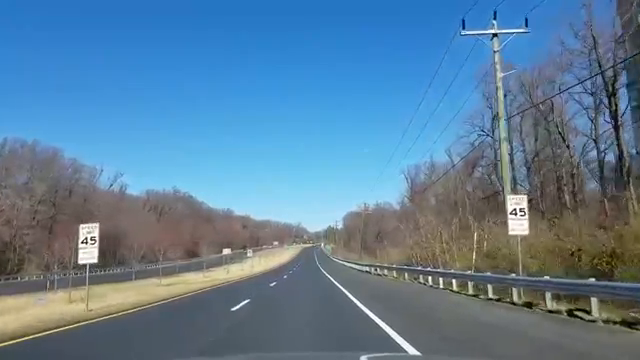
#> input picture frame 89 of OPENCV LANE DETECTION/inputs/videos/road2.mp4, 640 x 360 px, given in place of challenge2.mp4, which was not available
$ python turn_detection_main.py inputs/bv.jpg   (older library calls are emulated)
#> lines starting #> are read from the running program, lines starting #| are printed output that depends on the picture; after the words box and inside, x2 and y2 are one past the last pixel; in counts of white or black regions, pixels touching at a corner belong together; pictures that were not available may be replaced by others from this repository, and a replacement may not be noted
### OPENCV LANE DETECTION/turn_detection.py
import cv2
import numpy as np
import random
import time
import matplotlib.pyplot as plt
# from skimage.morphology import skeletonize
# from skimage import filters
# from numba import jit'
from bezier_mine import bezier_coordinates
import PIL
# [7 lines left out: function white_mask, not called in this run]

def left_lane_kernel(image):
    kernel=[[0,-1,1],[0,-1,1],[0,-1,1]]
    kernel=np.array(kernel)
    kernel=kernel/2
    kernel=np.array(kernel)
    # print(kernel)
    img = cv2.filter2D(image, 0, kernel)
    return img
# [27 lines left out: function polynom, not called in this run]

def right_lane_kernel(image):
    kernel=[[1,-1,0],[1,-2,0],[1,-1,0]]
    kernel=np.array(kernel)
    kernel=kernel/2
    kernel=np.array(kernel)
    img = cv2.filter2D(image, 0, kernel)
    return img
# [20 lines left out: functions resize, predict, not called in this run]


def lane_separation(mask):
    right_lane=right_lane_kernel(mask)
    retval,right_lane = cv2.threshold(right_lane, 100, 255, cv2.THRESH_BINARY)

    left_lane=left_lane_kernel(mask)
    retval,left_lane = cv2.threshold(left_lane, 100, 255, cv2.THRESH_BINARY)
    indices = np.where(right_lane==255)
    coordinates_right = np.dstack((indices[0],indices[1]))

    # print(len(coordinates[0]))
    indices = np.where(left_lane==255)
    coordinates_left = np.dstack((indices[0],indices[1]))
    bezier_coordinates(coordinates_left,coordinates_right,left_lane,10)

    # print(coordinates_left)
    return left_lane,right_lane,coordinates_left,coordinates_right

def predict_ext_right(coordinates):
    bottom_point=np.zeros(2)
    top_point=np.zeros(2)
    top=min(coordinates[:,1])
    bot=max(coordinates[:,1])
    # print()
    for i in range(len(coordinates)):
        if coordinates[i][1]==top:
            if top_point[1]==0:
                top_point=coordinates[i]
            else:
                if coordinates[i][0]>top_point[0]:
                    top_point=coordinates[i]

        if coordinates[i][1]==bot:
            if top_point[1]==0:
                bottom_point=coordinates[i]
            else:
                if coordinates[i][0]>bottom_point[0]:
                    bottom_point=coordinates[i]

    return bottom_point,top_point

def predict_ext_left(coordinates):
    bottom_point=np.zeros(2)
    top_point=np.zeros(2)
    x=min(coordinates[:,1])
    y=max(coordinates[:,1])
    # print()
    for i in range(len(coordinates)):
        if coordinates[i][1]==x:
            if top_point[1]==0:
                top_point=coordinates[i]
            else:
                if coordinates[i][0]<top_point[0]:
                    top_point=coordinates[i]

        if coordinates[i][1]==y:
            if top_point[1]==0:
                bottom_point=coordinates[i]
            else:
                if coordinates[i][0]<bottom_point[0]:
                    bottom_point=coordinates[i]

    return bottom_point,top_point

# [47 lines left out: function floodfill, not called in this run]


# [30 lines of commented-out code are left out]

### OPENCV LANE DETECTION/bezier_mine.py
import cv2
import numpy as np
import matplotlib.path as mpath
import matplotlib.patches as mpatches
import matplotlib.pyplot as plt
import matplotlib
from scipy.linalg import pascal

def bezier_coordinates(coordinates_left, coordinates_right, img,num_points):
    coordinates_left=coordinates_left[0]
    n_left=len(coordinates_left)
    left_bez_coord=[]
    for i in range(num_points):
        # print(int(n_left/6))
        left_bez_coord.append(np.flip(coordinates_left[i*int(n_left/num_points)],axis=-1))

    coordinates_right=coordinates_right[0]
    n_right=len(coordinates_right)
    right_bez_coord=[]
    for i in range(num_points):
        right_bez_coord.append(np.flip(coordinates_right[i*int(n_right/num_points)],axis=-1))
    bezier_plot(left_bez_coord,right_bez_coord,img,20)
    # print(right_bez_coord)
def bezier_plot(coordinate_left,coordinate_right,img,points):
    # LEFT
    h, w = img.shape
    n=len(coordinate_left)
    pascal_coord=pascal(n,kind='lower')[-1]
    t=np.linspace(0,1,points)
    p_x_left=np.zeros(points)
    p_y_left=np.zeros(points)
    p_x_right=np.zeros(points)
    p_y_right=np.zeros(points)
    # print(coordinate_left)
    for i in range(n):
        k=(t**(n-1-i))
        l=(1-t)**i
        p_x_left+=np.multiply(l,k)*pascal_coord[i]*coordinate_left[n-1-i][0]
        p_y_left+=np.multiply(l,k)*pascal_coord[i]*coordinate_left[n-1-i][1]
        p_x_right+=np.multiply(l,k)*pascal_coord[i]*coordinate_right[n-1-i][0]
        p_y_right+=np.multiply(l,k)*pascal_coord[i]*coordinate_right[n-1-i][1]

    mask=np.zeros((h,w))
    # print(p_x_left,p_y_left)
    for i in range(len(p_x_left)-1):
        mask=cv2.line(mask,(int(p_x_left[i]),int(p_y_left[i])),(int(p_x_left[i+1]),int(p_y_left[i+1])),(255,255,255))

    for i in range(len(p_x_right)-1):
        mask=cv2.line(mask,(int(p_x_right[i]),int(p_y_right[i])),(int(p_x_right[i+1]),int(p_y_right[i+1])),(255,255,255))

    cv2.imshow("mkas",mask)
    # [16 lines of commented-out code are left out]

### OPENCV LANE DETECTION/turn_detection_main.py
## PV, DNE
import numpy as np
import cv2
from matplotlib import pyplot as plt
import glob
import math
import time
import random
from scipy.spatial import distance
import sys
from turn_detection import lane_separation,predict_ext_right,predict_ext_left

seedPoints = []
# [20 lines left out: function kmeans_color_quantization, not called in this run]

def stackAndShow(a, b, name,  wait = False):
    horiz = np.vstack((a, b))
    cv2.imshow(name, horiz)
    if wait:
        return cv2.waitKey(0)


def floodfillCustomSeed(img, orig, seed, color = (255,255,255), val = 1):
    loDiff=(val, val, val, val)
    upDiff=(val, val, val, val)
    floodflags = 4
    floodflags |= cv2.FLOODFILL_MASK_ONLY
    floodflags |= (255 << 8)
    h, w, _ = img.shape
    mask = np.zeros((h+2,w+2),np.uint8)
    cv2.floodFill(img, mask, seedPoint=seed, newVal=color, loDiff=loDiff, upDiff=upDiff, flags = floodflags)
    cv2.circle(orig, seed, 2, (0, 255, 0), cv2.FILLED, cv2.LINE_AA)
    return img, orig, mask

heightStart = 50
# globalMean =  np.array([0,0,0])
nFrames = 1
def floodFill(img, prevframe):
    global seedPoints, globalMean, nFrames
    height, width, _ = img.shape
    orig = img.copy()
    # [5 lines of commented-out code are left out]
    mask = np.zeros((height+2,width+2),np.uint8)
    variationMax = 50
    for x in range(-100, 100, 30):
        # [4 lines of commented-out code are left out]
        img, orig, tempMask = floodfillCustomSeed(img, orig, ((int(width/2) - x, height - heightStart - int(abs(x)/10))))
        mask += tempMask
    kernel = np.ones((5,5),np.uint8)
    mask[mask!=0] = 255

    t = cv2.erode(mask,kernel,iterations = 1)
    t = cv2.dilate(t,kernel,iterations = 1)

    # cv2.imshow('earlymask', mask2)

    # print(mean,np.mean(image_masked), np.var(image_masked[0]))
    # print(mean)
    if len(seedPoints) != 0:
        for x in seedPoints:
            pixel = np.array(img[seedPoints[0][::-1]])
            dist = ((pixel[0] - globalMean[0])**2 + (pixel[1] - globalMean[1])**2 + (pixel[2] - globalMean[2])**2)**(0.5)
            if dist > variationMax:
                break


            # print(img.shape)

            img, orig, tempMask = floodfillCustomSeed(img, orig, x)
            mask += tempMask


        startx = seedPoints[0][0]
        endx = int(width/2)
        starty = seedPoints[0][1]
        endy =  height - heightStart
        dist = 10


        theta = math.atan2((endy - starty),(endx - startx))
        delx = dist*math.cos(theta)
        dely = dist*math.sin(theta)


        totdist = math.sqrt((endy - starty)**2 + (endx - startx)**2)
        for i in range(0, int(totdist/dist)):

            coorda = int(min(startx + delx*i, width- 2))
            coordb =int( min(starty + dely*i, height - 2))

            coord = (coorda, coordb)
            # print(coord)
            # print(coord, slope, x, img.shape)
            pixel = img[coord[::-1]]
            dist = ((pixel[0] - globalMean[0])**2 + (pixel[1] - globalMean[1])**2 + (pixel[2] - globalMean[2])**2)**(0.5)
            if dist > variationMax:
                continue
            img, orig, tempMask = floodfillCustomSeed(img, orig, coord)
            mask += tempMask


    # [5 lines of commented-out code are left out]
    mask[mask!=0] = 255
    tempmask = mask[0:height, 0:width]
    mean = cv2.mean(img, tempmask)[0:3]
    mean = np.array([int(mean[0]), int(mean[1]), int(mean[2])])
    globalMean *= nFrames
    globalMean += mean
    nFrames += 1
    globalMean = np.array([int(globalMean[0]/nFrames), int(globalMean[1]/nFrames), int(globalMean[2]/nFrames) ])
    if nFrames >= 200:
        nFrames = 10
    # print(globalMean)
    max_dist = 50

    colors = np.array([globalMean])
    dist = distance.cdist(colors, prevframe.reshape(-1, 3), 'euclidean')
    maska = np.any(dist <= max_dist, axis=0).reshape(prevframe.shape[0], prevframe.shape[1])
    prevframe = np.repeat(maska[..., None], 3, axis=2) * prevframe
    gray = cv2.cvtColor(prevframe, cv2.COLOR_BGR2GRAY)


    # t = cv2.blur(gray, (5,5))
    t = cv2.erode(gray,kernel,iterations = 1)
    t = cv2.dilate(t,kernel,iterations = 1)

    ret, t1 = cv2.threshold(t, 1, 255, cv2.THRESH_BINARY)
    t = cv2.cvtColor(t1, cv2.COLOR_GRAY2RGB)
    # [15 lines of commented-out code are left out]

    return img, orig, mask
def direction(thresh):
    try:
        mask=thresh
        mask=cv2.erode(mask,(55,55),0)
        left_lane,right_lane,coordinates_left,coordinates_right=lane_separation(mask)

        bot_right,top_right=predict_ext_right(coordinates_right[0])
        top_left,bot_left=predict_ext_left(coordinates_left[0])

        bot_middle=(max(bot_left[0],bot_right[0]),int((bot_left[1]+bot_right[1])/2))
        top_middle=(min(top_left[0],top_right[0]),int((top_left[1]+top_right[1])/2))

        if(top_middle[1]-bot_middle[1]<0):
            cv2.putText(mask,"LEFT",(10,30),cv2.FONT_HERSHEY_COMPLEX,0.5,(255,255,255),1,cv2.LINE_AA)
        elif(top_middle[1]-bot_middle[1]>0):
            cv2.putText(mask,"RIGHT",(10,30),cv2.FONT_HERSHEY_COMPLEX,0.5,(255,255,255),1,cv2.LINE_AA)
        else:
            cv2.putText(mask,"CENTER",(10,30),cv2.FONT_HERSHEY_COMPLEX,0.5,(255,255,255),1,cv2.LINE_AA)
        if(bot_middle[1]-mask.shape[1]/2<0):
            cv2.putText(mask,"LEFT OFFSET",(10,50),cv2.FONT_HERSHEY_COMPLEX,0.5,(255,255,255),1,cv2.LINE_AA)
        elif(bot_middle[1]-mask.shape[1]/2>0):
            cv2.putText(mask,"RIGHT OFFSET",(10,50),cv2.FONT_HERSHEY_COMPLEX,0.5,(255,255,255),1,cv2.LINE_AA)
        else:
            cv2.putText(mask,"ALIGNED",(10,50),cv2.FONT_HERSHEY_COMPLEX,0.5,(255,255,255),1,cv2.LINE_AA)

        mask=cv2.cvtColor(mask,cv2.COLOR_GRAY2BGR)
        cv2.circle(mask, (bot_right[1],bot_right[0]), 5, (255, 255, 0), cv2.FILLED, cv2.LINE_AA)
        cv2.circle(mask, (top_right[1],top_right[0]), 5, (0, 255, 255), cv2.FILLED, cv2.LINE_AA)
        cv2.circle(mask, (top_left[1],top_left[0]), 5, (0, 255, 255), cv2.FILLED, cv2.LINE_AA)
        cv2.circle(mask, (bot_left[1],bot_left[0]), 5, (255, 255, 0), cv2.FILLED, cv2.LINE_AA)
        cv2.circle(mask, (bot_middle[1],bot_middle[0]), 5, (255, 0, 0), cv2.FILLED, cv2.LINE_AA)
        cv2.circle(mask, (top_middle[1],top_middle[0]), 5, (255, 0, 0), cv2.FILLED, cv2.LINE_AA)
        cv2.imshow("mask",mask)
        cv2.imshow("left_lane",left_lane)
        cv2.imshow("right_lane",right_lane)
        return mask
    except:
        return mask
def closest_node(node, nodes):
    closest_index = distance.cdist([node], nodes).argmin()
    return nodes[closest_index]


def grabCut(path = None, video = False, img = None, prevImg = None):
    global seedPoints
    start = time.time()
    h, w, _ = img.shape
    if not video:
        img = cv2.imread(path)
        img = cv2.resize(img, (0, 0), None, 2, 2)
        orig = img.copy()
    else:
        # [4 lines of commented-out code are left out]
        init = prevImg.copy()

    # [4 lines of commented-out code are left out]
    img, orig , mask= floodFill(img, prevImg)

    # gray = cv2.cvtColor(img, cv2.COLOR_BGR2GRAY) # convert to grayscale

    # blur = cv2.blur(gray, (3, 3)) # blur the image
    # # cv2.imshow('flood', blur)
    # ret, thresh = cv2.threshold(blur, 250, 255, cv2.THRESH_BINARY)

    kernel = np.ones((5,5),np.uint8)
    thresh = cv2.dilate(mask,kernel,iterations = 20)
    thresh = cv2.erode(thresh,kernel,iterations = 20)

    thresh = cv2.GaussianBlur(thresh,(21,21),0)
    ret, thresh = cv2.threshold(thresh, 100, 255, cv2.THRESH_BINARY)
    # cv2.imshow('thresh', thresh)


    contours, hierarchy = cv2.findContours(thresh, cv2.RETR_TREE, cv2.CHAIN_APPROX_SIMPLE)
    for cnt in contours:

        # [7 lines of commented-out code are left out]
        center = (int(w/2), int(h/2))
        # print(cnt.shape)
        # extTop = closest_node(center, cnt)
        # print(cv2.contourArea(cnt))
        extTop = tuple(cnt[cnt[:, :, 1].argmin()][0])
        extTop = (min(extTop[0], w - 1), min(extTop[1] -1, h-1))
        if extTop[0] < 0 or extTop[1] < 0:
            # print(extTop)
            extTop = (0,0)
        # print(extTop)
        seedPoints = [ extTop]
        # [8 lines of commented-out code are left out]
    direction_mask=direction(thresh)
    cv2.imshow("direction",direction_mask)
    threshThreeChannel = cv2.cvtColor(thresh, cv2.COLOR_GRAY2RGB)[0:h, 0:w]
    # print(drawing.shape)
    # drawing = drawing[0:h, 0:w]
    # drawing = cv2.cvtColor(drawing, cv2.COLOR_GRAY2RGB)
    if not video:
        init = orig


    if init is None:
        drawing = init
    else:
        drawing = cv2.addWeighted(threshThreeChannel, 1, init, 1, 0)


    # print(time.time() - start)
    return stackAndShow(orig, drawing, 'window', wait = not video)


def executeVideo():
    global globalMean
    fps = 30
    startTime = time.time()
    # for path in sorted(glob.glob('inputs/videos/*.mp4'), reverse=True):
    # path = 'inputs/videos/' + sys.argv[1]
    path="challenge2.mp4"
    print(path)
    cap = cv2.VideoCapture(path)
    ret, frame = cap.read()
#> frame is the input picture: shape (360, 640, 3); mean B, G, R 152.9, 126.5, 92.3
    # frame=cv2.flip(frame,1)
    globalMean = np.array(cv2.mean(frame)[0:3]).astype(np.int)
#> globalMean = [152, 126, 92]
    if sys.argv[1] == 'road.mp4':
        rollAvg = np.float32(cv2.resize(frame, (0, 0), None, 0.5, 0.5))
    else:
        rollAvg = np.float32(frame)

    while(cap.isOpened()):
        ret, frame = cap.read()
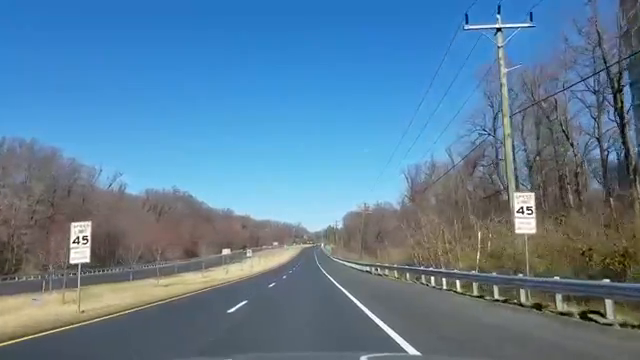
#> input picture frame 90 of OPENCV LANE DETECTION/inputs/videos/road2.mp4, 640 x 360 px, given in place of challenge2.mp4, which was not available
#> frame is the input picture: shape (360, 640, 3); mean B, G, R 153.1, 126.6, 92.5
        # frame=cv2.flip(frame,1)
        while time.time() - startTime < 1/fps:
            True
        startTime = time.time()
        if not ret:
            break
        if sys.argv[1] == 'road.mp4':
            frame = cv2.resize(frame, (0, 0), None, 0.5, 0.5)
        cv2.imshow('avg1',frame)
        # [5 lines of commented-out code are left out]

        cv2.accumulateWeighted(frame,rollAvg,0.1)
        result = cv2.convertScaleAbs(rollAvg)
        grabCut(img = result,  video = True, prevImg = frame)
#> in floodFill, `mask[mask!=0] = 255`:
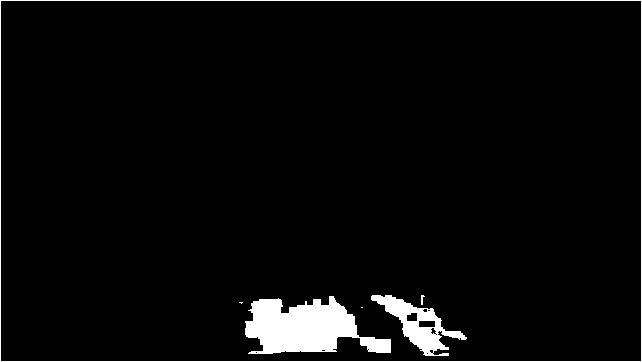
#> mask: shape (362, 642); 3.9% white; 6 white regions (2 under 20 px), largest, box (x1, y1, x2, y2) and area: (245, 296, 391, 354) 5167, (0, 0, 642, 362) 2004, (371, 295, 467, 356) 1959, (421, 295, 425, 305) 23
#> in floodFill, `tempmask = mask[0:height, 0:width]`:
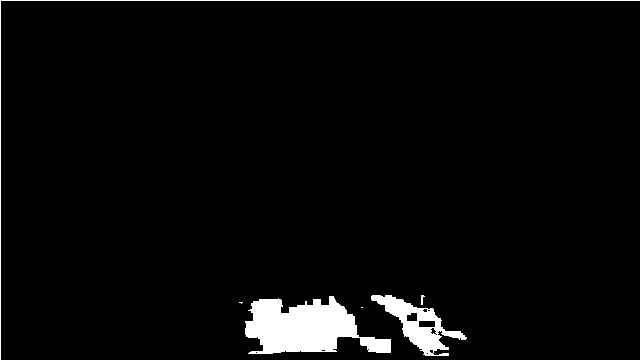
#> tempmask: shape (360, 640); 3.5% white; 6 white regions (2 under 20 px), largest, box (x1, y1, x2, y2) and area: (245, 296, 391, 354) 5167, (371, 295, 467, 356) 1959, (0, 0, 640, 360) 999, (421, 295, 425, 305) 23
#> in floodFill, `mean = cv2.mean(img, tempmask)[0:3]`: mean = (115.3, 101, 85.27)
#> in floodFill, `mean = np.array([int(mean[0]), int(mean[1]), int(mean[2])])`: mean = [115, 101, 85]
#> in floodFill, `globalMean += mean`: globalMean = [267, 227, 177]
#> in floodFill, `globalMean = np.array([int(globalMean[0]/nFrames), int(globalMean[1]/n..`: globalMean = [133, 113, 88]
#> in floodFill, `colors = np.array([globalMean])`: colors = [[133, 113, 88]]
#> in grabCut, `ret, thresh = cv2.threshold(thresh, 100, 255, cv2.THRESH_BINARY)`:
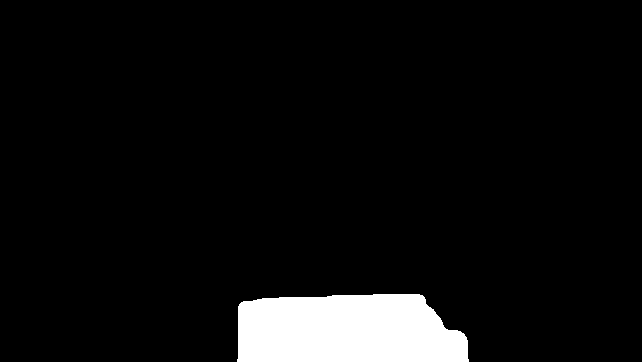
#> thresh: shape (362, 642); 6% white; 1 white region
#> in grabCut, `contours, hierarchy = cv2.findContours(thresh, cv2.RETR_TREE, cv2.CHAI..`: contours = 1 contour; box (x1, y1, x2, y2) and area: (237, 294, 469, 362) 13699
#> the loop in grabCut, `for cnt in contours:  # perimeter = cv2.arcLength(cnt,True) # epsilon ..` made 1 pass
#> in lane_separation, `retval,left_lane = cv2.threshold(left_lane, 100, 255, cv2.THRESH_BINARY)`:
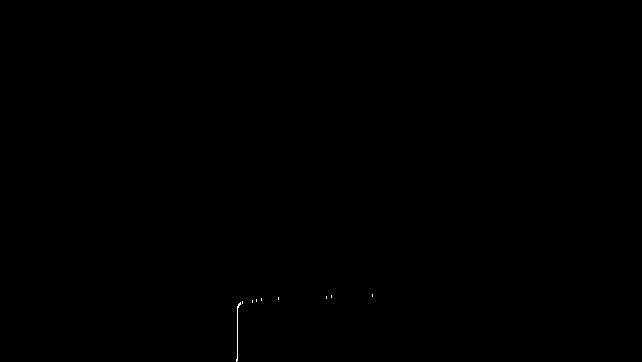
#> left_lane: shape (362, 642); 0.04% white in thin lines or dots, all inside (x1, y1, x2, y2) = (236, 294, 373, 362)
#> in lane_separation, `indices = np.where(right_lane==255)`: indices = 100 positions, rows 294 to 361, columns 420 to 469
#> in lane_separation, `coordinates_right = np.dstack((indices[0],indices[1]))`: coordinates_right = 100 pairs, first value 294 to 361, second value 420 to 469
#> in lane_separation, `indices = np.where(left_lane==255)`: indices = 92 positions, rows 294 to 361, columns 236 to 372
#> in lane_separation, `coordinates_left = np.dstack((indices[0],indices[1]))`: coordinates_left = 92 pairs, first value 294 to 361, second value 236 to 372
#> in bezier_coordinates, `n_left=len(coordinates_left)`: n_left = 92
#> after the loop in bezier_coordinates, `for i in range(num_points):`: left_bez_coord = [[372, 294], [261, 298], [242, 301], [238, 304], [237, 308], [237, 317], [237, 326], [237, 335], [237, 344], [237, 353]]
#> in bezier_coordinates, `n_right=len(coordinates_right)`: n_right = 100
#> after the loop in bezier_coordinates, `for i in range(num_points):`: right_bez_coord = [[420, 294], [426, 300], [429, 307], [436, 312], [440, 318], [443, 325], [458, 330], [465, 336], [468, 343], [468, 353]]
#> in bezier_plot, `n=len(coordinate_left)`: n = 10
#> in bezier_plot, `pascal_coord=pascal(n,kind='lower')[-1]`: pascal_coord = [1, 9, 36, 84, 126, 126, 84, 36, 9, 1]
#> in bezier_plot, `t=np.linspace(0,1,points)`: t = 20 values from 0 to 1
#> in bezier_plot, `p_x_left=np.zeros(points)`: p_x_left = 20 values from 0 to 0
#> after the loop in bezier_plot, `for i in range(n):`: p_x_left = 20 values, max 372 at index 0, min 237 at index 19, mean 256.3; p_x_right = 20 values from 420 to 468; p_y_left = 20 values from 294 to 353
#> the loop in bezier_plot, `for i in range(len(p_x_left)-1):` made 19 passes
#> the loop in bezier_plot, `for i in range(len(p_x_right)-1):` made 19 passes
#> after the loop in bezier_plot, `for i in range(len(p_x_right)-1):`:
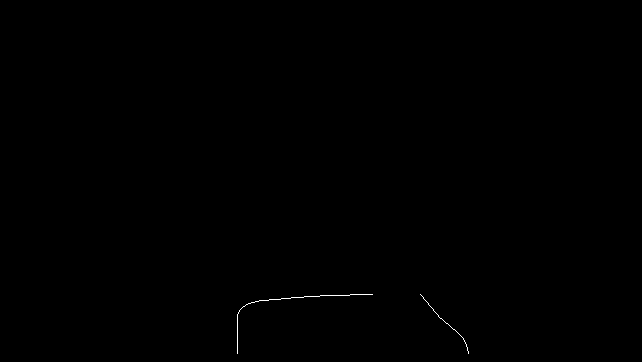
#> mask: shape (362, 642) float64; 0.1% white in thin lines or dots, all inside (x1, y1, x2, y2) = (237, 294, 469, 354)
#> in predict_ext_right, `bottom_point=np.zeros(2)`: bottom_point = [0, 0]
#> in predict_ext_right, `top=min(coordinates[:,1])`: top = 420
#> in predict_ext_right, `bot=max(coordinates[:,1])`: bot = 469
#> the loop in predict_ext_right, `for i in range(len(coordinates)):` made 100 passes
#> bottom_point on passes 98 to 100: [359, 469], [360, 469], [361, 469]
#> in direction, `bot_right,top_right=predict_ext_right(coordinates_right[0])`: bot_right = [361, 469]; top_right = [295, 420]
#> in predict_ext_left, `bottom_point=np.zeros(2)`: bottom_point = [0, 0]
#> in predict_ext_left, `x=min(coordinates[:,1])`: x = 236
#> in predict_ext_left, `y=max(coordinates[:,1])`: y = 372
#> the loop in predict_ext_left, `for i in range(len(coordinates)):` made 92 passes
#> bottom_point on passes 1, 3, 6: [294, 372], [295, 372], [296, 372]
#> in direction, `top_left,bot_left=predict_ext_left(coordinates_left[0])`: top_left = [296, 372]; bot_left = [359, 236]
#> in direction, `bot_middle=(max(bot_left[0],bot_right[0]),int((bot_left[1]+bot_right[1..`: bot_middle = (361, 352)
#> in direction, `top_middle=(min(top_left[0],top_right[0]),int((top_left[1]+top_right[1..`: top_middle = (295, 396)
#> in direction, `cv2.circle(mask, (bot_left[1],bot_left[0]), 5, (255, 255, 0), cv2.FILL..`:
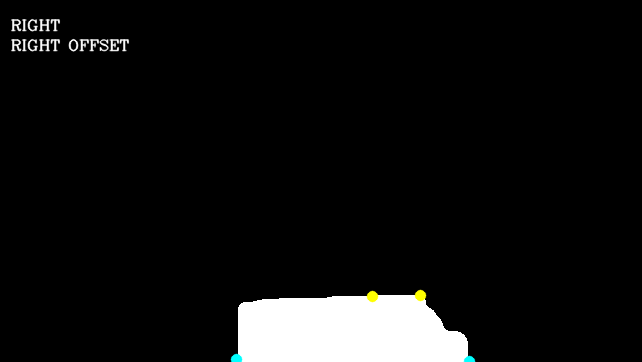
#> mask: shape (362, 642, 3); mean B, G, R 15.9, 16.1, 16


        if cv2.waitKey(1) & 0xFF == ord('q'):
#> (key q is pressed here)
            exit(0)
#> (the program exits here)
